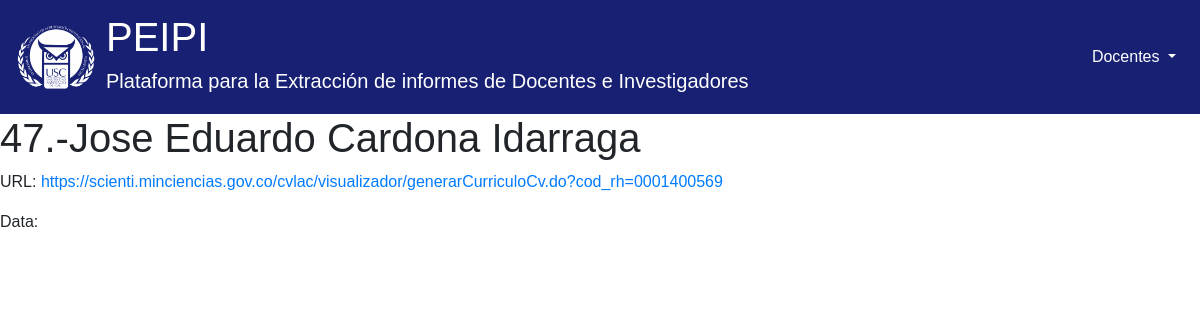
Page /detail/125/ on the committed database.
### scraping/models.py (models this page shows, shortened)
class Entry(models.Model):
    name = models.CharField(max_length=255)
    href = models.URLField()

### scraping/views.py (the view)
# urls.py: path('detail/<int:pk>/', views.detail_page, name='detail_page'),
def detail_page(request, pk):
    entry = get_object_or_404(Entry, pk=pk)
    return render(request, 'detail.html', {'entry': entry})

### scraping/templates/detail.html (shortened to what this page needs)
{% extends 'base.html' %}
{% block content %}
    <h1>{{ entry.name }}</h1>
    <div>
        <p>URL: <a href="{{ entry.href }}">{{ entry.href }}</a></p>
        <p>Data:</p>
    </div>
{% endblock %}

### scraping/estilos/custom.css (style rules this page uses)
body { margin: 0; font-family: Arial, sans-serif; }

### rows in the picture
Entry: name "47.-Jose Eduardo Cardona Idarraga", href "https://scienti.minciencias.gov.co/cvlac/visualizador/generarCurriculoCv.do?cod_rh=0001400569"
